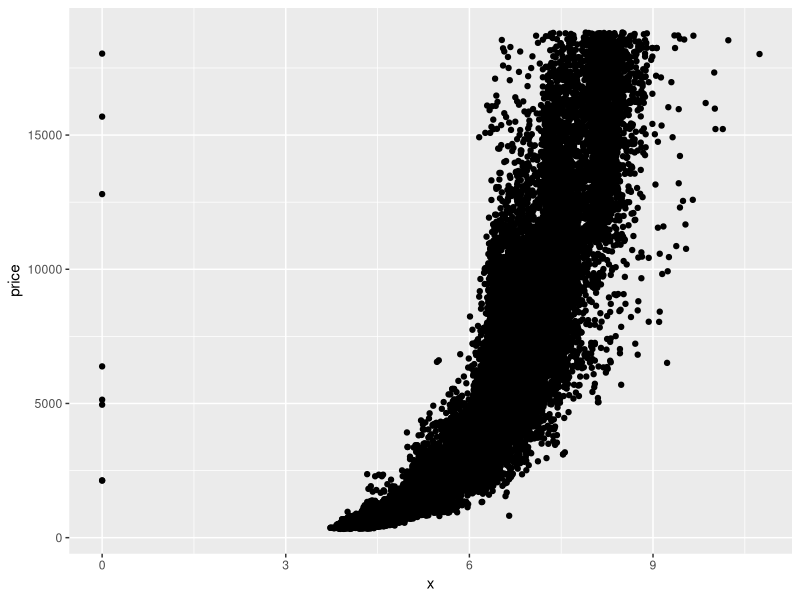
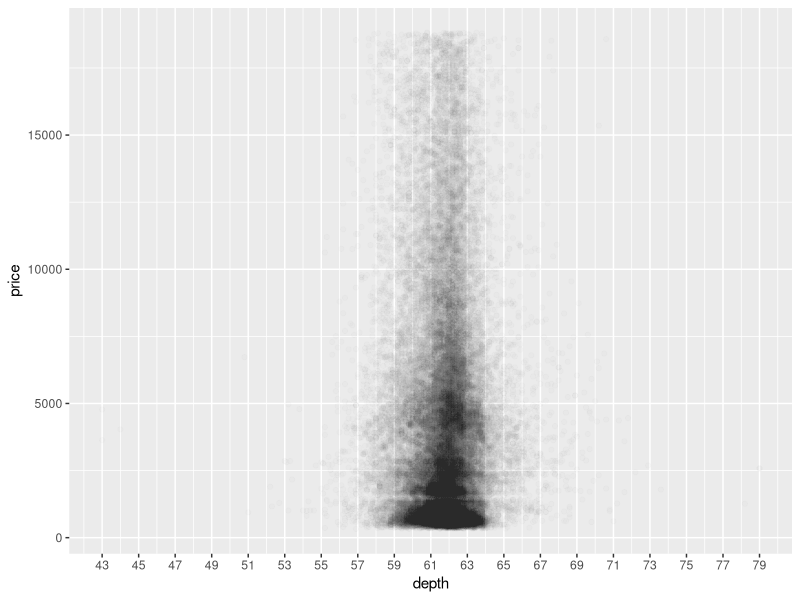
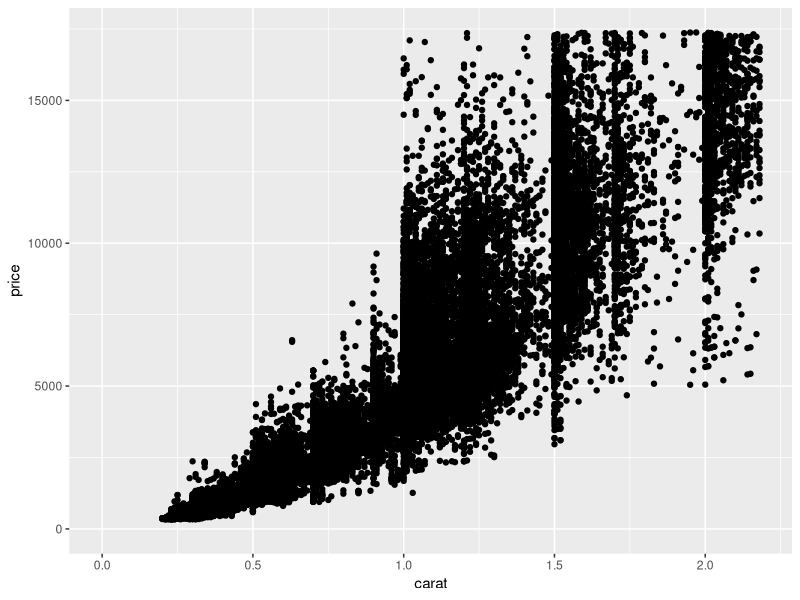
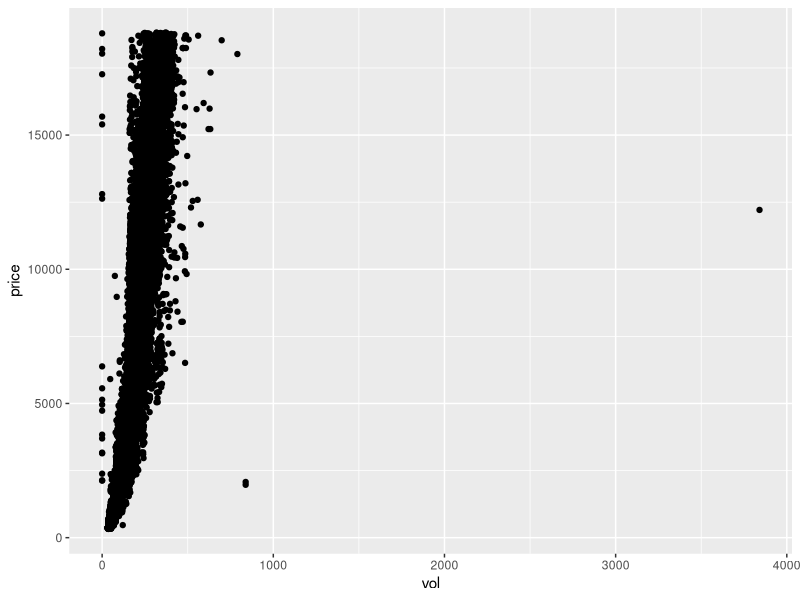
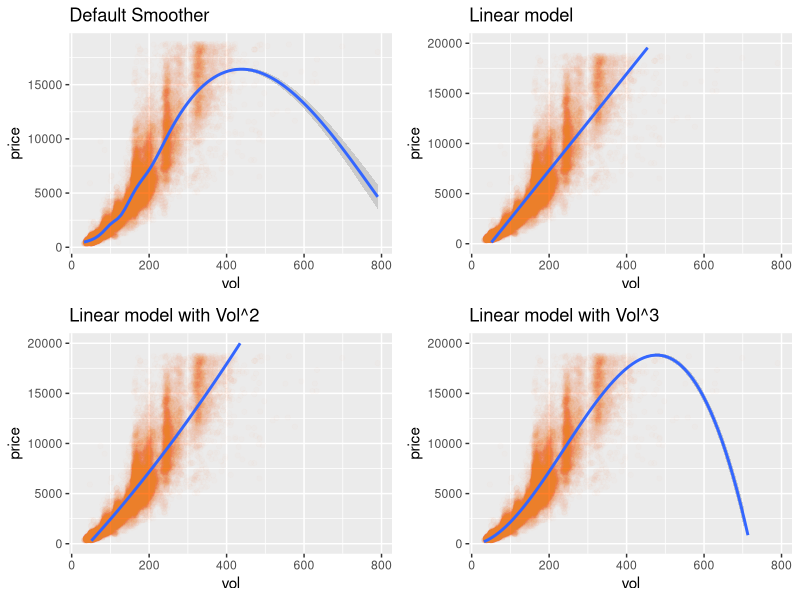
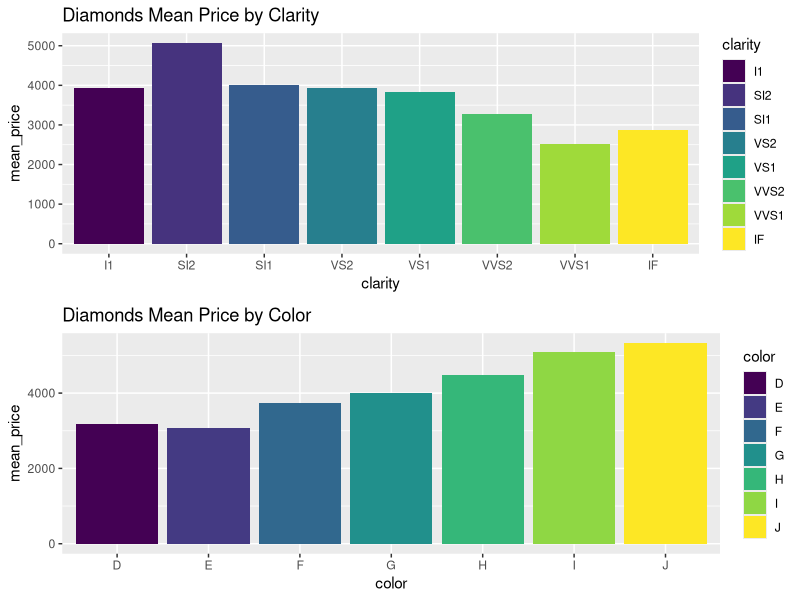
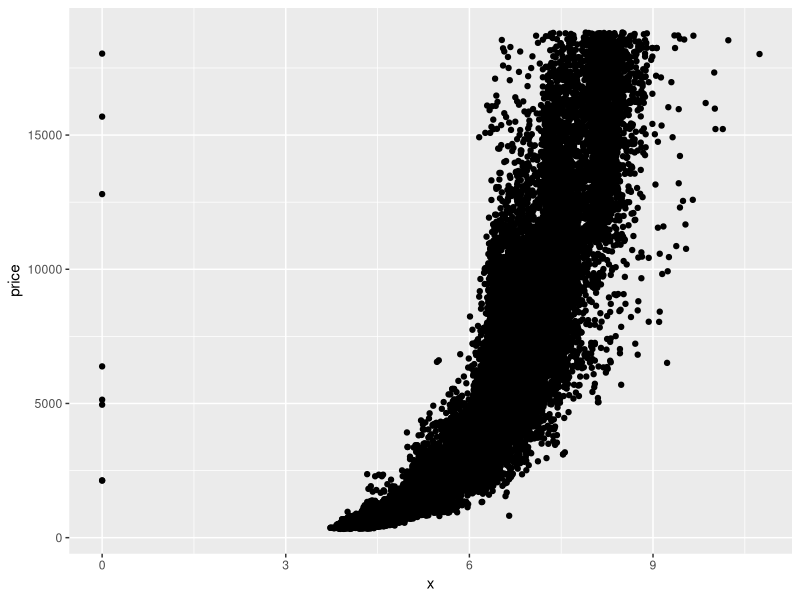
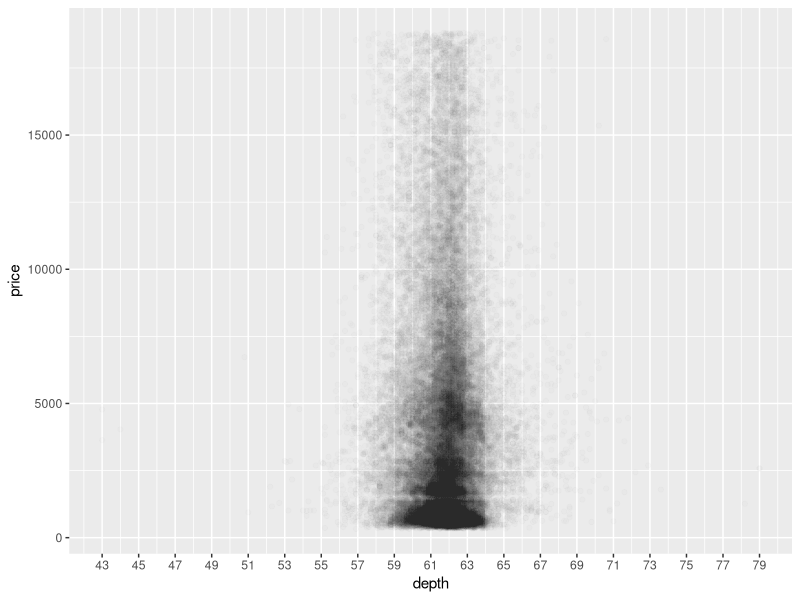

Reproduce these figures in R, in order.
library(ggplot2)

data(diamonds)

#Plot1: Scatter plot for price vs x
d <- ggplot(data = diamonds, aes(x=x, y=price))
d+geom_point()
ggsave("EDA2_ScatterPlot_PriceVsX.png")

# Corelation between price and x, y, z
cor.test(diamonds$price,diamonds$x)
cor.test(diamonds$price,diamonds$y)
cor.test(diamonds$price,diamonds$z)

# Plot2: Scatter plot for price vs depth
# Change the code to make the transparency of the
# points to be 1/100 of what they are now and mark
# the x-axis every 2 units. 

ggplot(data = diamonds, aes(x = depth, y = price)) + 
  geom_point(alpha=1/100) +
  scale_x_continuous(breaks=seq(43,79,by=2))

ggsave("EDA2_ScatterPlot_PriceVsDepth.png")

# Corelation between price and depth
cor.test(diamonds$depth,diamonds$price)

# Plot3: scatterplot of price vs carat
# and omit the top 1% of price and carat
# values.

ggplot(data = diamonds, aes(x = carat, y = price)) +
  xlim(0,quantile(diamonds$carat,0.99)) +
  ylim(0,quantile(diamonds$price,0.99)) +
  geom_point() 

ggsave("EDA2_ScatterPlot_PriceVscarat.png")

# Plot4: Create a scatterplot of price vs. volume (x * y * z).
vol <- (diamonds$x*diamonds$y*diamonds$z)
cbind(vol,diamonds)
ggplot(data = diamonds, aes(x = vol, y = price)) +
  geom_point() 

ggsave("EDA2_ScatterPlot_PriceVsVolume.png")

#Correlation of price vs volume
library(dplyr)

vol <- (diamonds$x*diamonds$y*diamonds$z)

diamonds2 <- diamonds %>%
  mutate(vol=x*y*z) %>%
  filter(vol > 0 & vol <=800)

cor.test(diamonds2$vol,diamonds2$price)                    

# Plot5: Subset the data to exclude diamonds with a volume
# greater than or equal to 800. Also, exclude diamonds
# with a volume of 0. Adjust the transparency of the
# points and add a linear model to the plot.

v <- ggplot(data = diamonds2, aes(x = vol, y = price)) +
  geom_point(alpha=1/100,color="orange") 

v1 <- v + 
  geom_smooth() + 
  ggtitle("Default Smoother")

v2 <- v + 
  stat_smooth(method = "lm", formula = y ~ x, size = 1) + 
  ylim(0,20000) + 
  ggtitle("Linear model")

v3 <- v +
  stat_smooth(method = "lm", formula = y ~ poly(x, 2), size = 1) + 
  ylim(0,20000) +
  ggtitle("Linear model with Vol^2")

v4 <- v + 
  stat_smooth(method = "lm", formula = y ~ poly(x, 3), size = 1) + 
  ylim(0,20000) +
  ggtitle("Linear model with Vol^3")

library(gridExtra)

v5 <- grid.arrange(v1,v2,v3,v4,ncol =2)

ggsave("EDA2_Linearmodel_PriceVsVolume.png", plot = v5)


# Use the function dplyr package
# to create a new data frame containing
# info on diamonds by clarity.

# Name the data frame diamondsByClarity

# The data frame should contain the following
# variables in this order.

#       (1) mean_price
#       (2) median_price
#       (3) min_price
#       (4) max_price
#       (5) n

diamondsByClarity <-
  diamonds %>%
    group_by(clarity) %>%
    summarise(mean_price=mean(price),
              median_price=median(price),
              min_price=min(price), 
              max_price = max(price),
              n=n())  %>%
    arrange(clarity)

# Plot6: We’ve created summary data frames with the mean price
# by clarity and color. You can run the code in R to
# verify what data is in the variables diamonds_mp_by_clarity
# and diamonds_mp_by_color.

# Your task is to write additional code to create two bar plots
# on one output image using the grid.arrange() function from the package
# gridExtra.

diamonds_by_clarity <- group_by(diamonds, clarity)
diamonds_mp_by_clarity <- summarise(diamonds_by_clarity, mean_price = mean(price))

diamonds_by_color <- group_by(diamonds, color)
diamonds_mp_by_color <- summarise(diamonds_by_color, mean_price = mean(price))

head(diamonds_mp_by_clarity)
head(diamonds_mp_by_color)

dcl <- ggplot(diamonds_mp_by_clarity, aes(x=clarity,y=mean_price, fill=clarity)) + 
  geom_bar(stat = "identity") +
  ggtitle("Diamonds Mean Price by Clarity")

dco <- ggplot(diamonds_mp_by_color, aes(x=color,y=mean_price, fill=color)) + 
  geom_bar(stat = "identity") +
  ggtitle("Diamonds Mean Price by Color")

dc <- grid.arrange(dcl,dco)

ggsave("EDA2_DiamondMPbyColorClarity.png", plot = dc)


